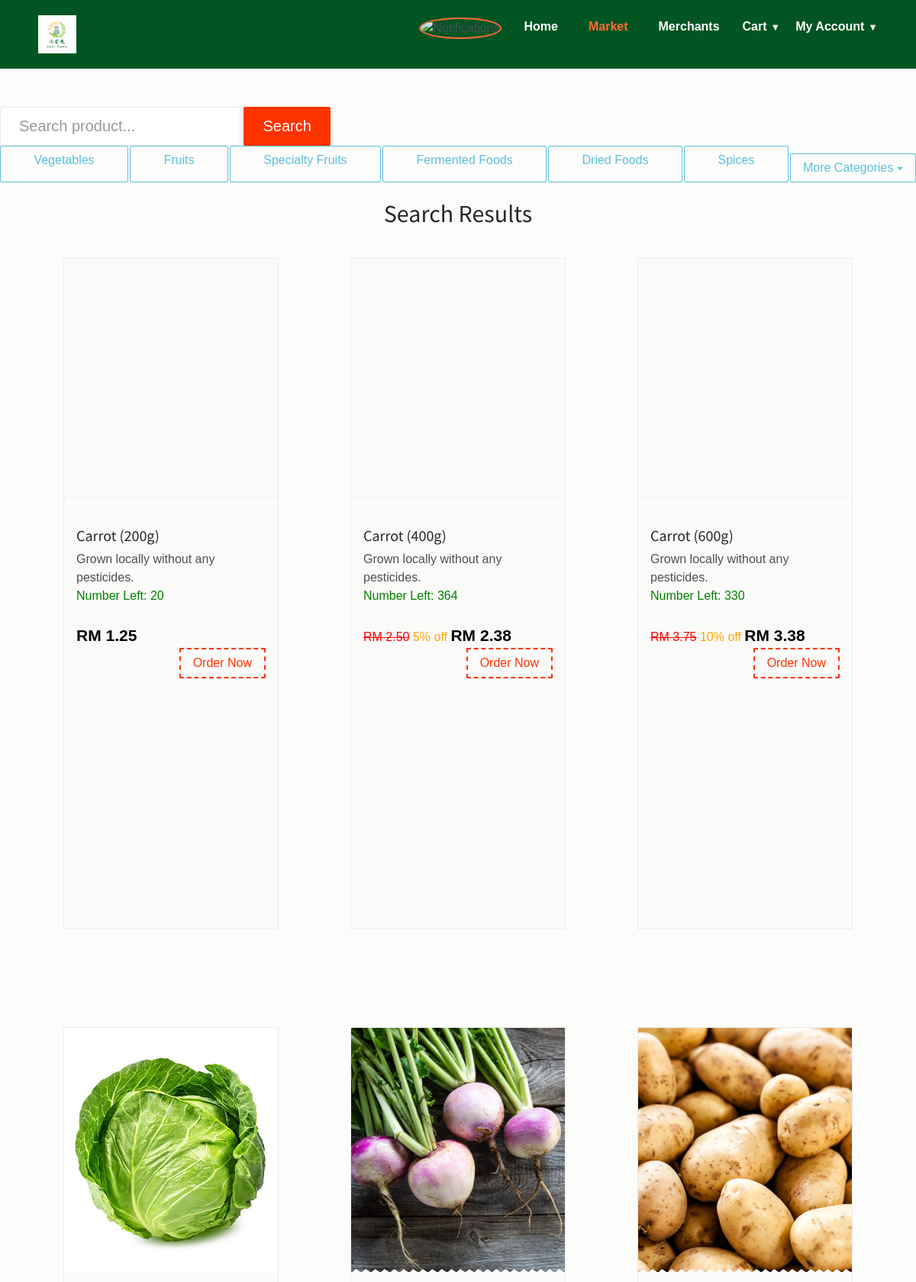
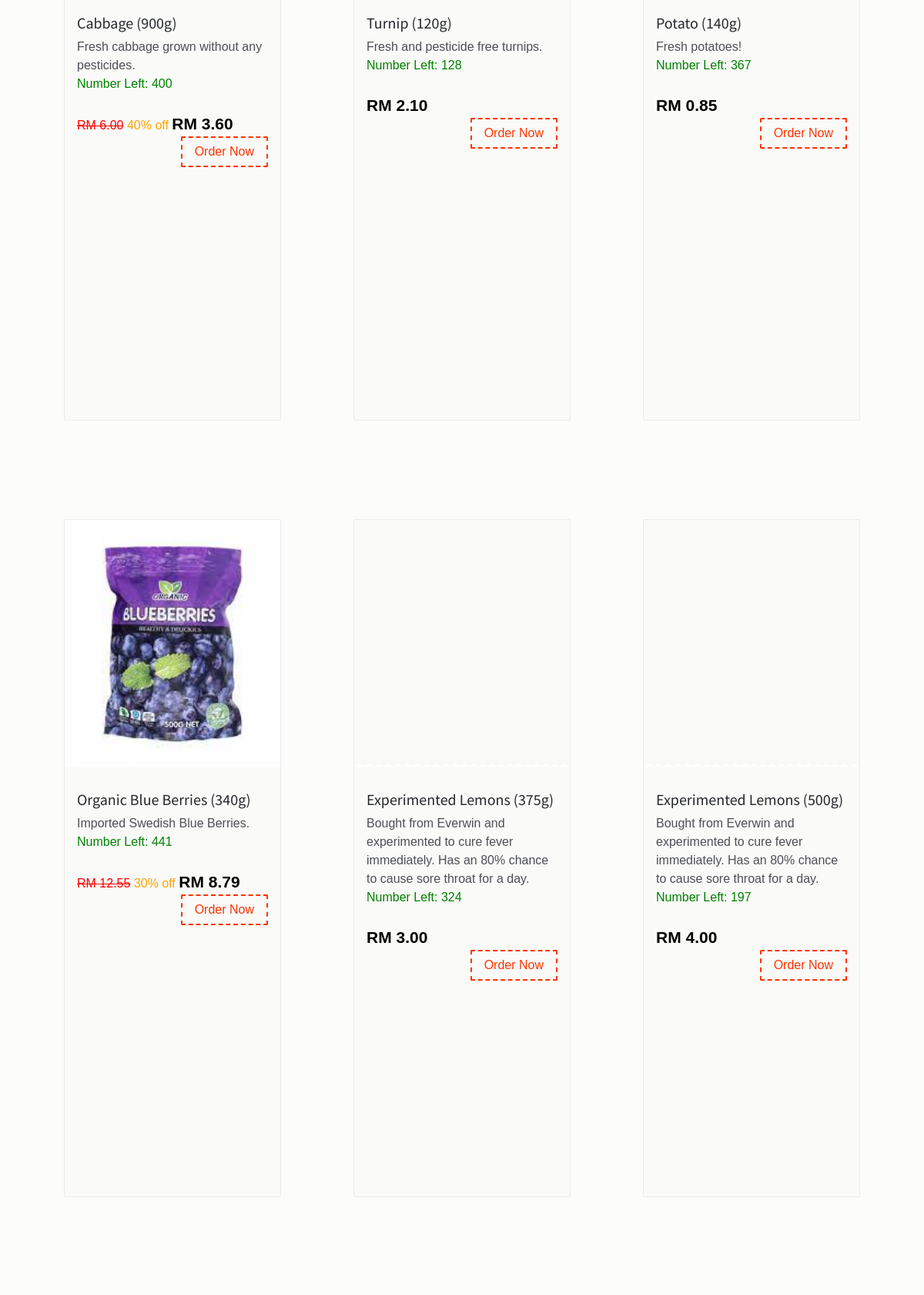
Page /search.php?category=1 (signed in, upper part) on the committed database (2 pictures, top to bottom).
### tables this page shows
CREATE TABLE `categories` (
  `categories_id` int(11) NOT NULL,
  `categories_name` varchar(255) NOT NULL,
  `categories_active` int(11) NOT NULL DEFAULT 0,
  `categories_status` int(11) NOT NULL DEFAULT 0
);

CREATE TABLE `tblprice` (
  `priceNo` int(10) NOT NULL,
  `productID` varchar(30) NOT NULL,
  `proQuant` int(11) NOT NULL,
  `proWeight` int(20) NOT NULL,
  `proPrice` float NOT NULL,
  `proDisc` int(11) NOT NULL DEFAULT 0
);

CREATE TABLE `product` (
  `product_id` int(11) NOT NULL,
  `productCode` varchar(30) NOT NULL,
  `product_name` varchar(255) NOT NULL,
  `product_image` text NOT NULL,
  `descr` varchar(500) NOT NULL,
  `categories_id` int(11) NOT NULL,
  `owner` text NOT NULL,
  `product_date` text NOT NULL,
  `lowStock` int(5) NOT NULL,
  `status` int(11) NOT NULL DEFAULT 0
);

### config/search.php (called while the page is built)
<?php
$max = 12;

### search.php (the view, shortened to what this page needs)
<!DOCTYPE html>
<html lang="en">
<head>
    <link href="css/bootstrap.min.css" rel="stylesheet">
    <link href="css/font-awesome.min.css" rel="stylesheet">
    <link href="css/animsition.min.css" rel="stylesheet">
    <link href="css/animate.css" rel="stylesheet">
    <link href="css/style.css" rel="stylesheet">
</head>
<body class="home">
    <?php
    include("config/connect.php");
    include("config/search.php");
    $currentPage = 'market';
    include("includes/header.php");
    ?>
    <div>
        <div class="banner-form">
            <form class="form-inline" method="get">
                <div class="form-group" style="margin-top:50px;">
                    <div class="form-group">
                        <input type="text" class="form-control form-control-lg" id="searchQuery" name="query" value="<?php if(isset($_GET['query'])) { echo htmlentities ($_GET['query']); }?>" placeholder="Search product...">
                        <input type="submit" class="btn theme-btn btn-lg" value="Search">
                    </div>
                </div>
            </form>
        </div>
        <?php
        include("includes/categories_bar.php");
        ?>
        <br/>
    </div>
    <?php
    echo '<section class="popular">
            <div class="container">
                <div class="title text-xs-center m-b-30">
                    <h2>Search Results</h2>
                </div>
                <div class="row">';
                if (isset($_GET['query']))
                {
                    $query = mysqli_query($db,"SELECT * from product JOIN tblprice ON product.product_id = tblprice.productID WHERE product_name LIKE '%".addslashes($_GET['query'])."%' LIMIT ".$max);
                }
                else if (isset($_GET['category']))
                {
                    $query = mysqli_query($db,"SELECT * from product JOIN tblprice ON product.product_id = tblprice.productID WHERE categories_id = ".addslashes($_GET['category'])." LIMIT ".$max);
                }
                while($product=mysqli_fetch_array($query))
                {
                    echo '<div class="col-xs-12 col-sm-6 col-md-4 food-item">
                            <div class="food-item-wrap">
                                <div class="figure-wrap bg-image search-product" data-image-src="'.$product['product_image'].'">
                                </div>
                                <div class="product content" >
                                    <div class="price-btn-block" data-price-id="'.$product['priceNo'].'" data-product-owner="'.$product['owner'].'">
                                        <a href="products.php?merchant='.$product['owner'].'"> <h5>'.$product['product_name'].' ('.$product['proWeight'].'g)</h5></a>
                                        <div>'.$product['descr'].'</div>
                                        <div class="product-name" style="color: green;">Number Left: '. (int) $product['proQuant'].'</div>';
                                        $stmt = $db->prepare("SELECT price FROM custom_prices WHERE price_id = ? AND user_id = ?");
                                        $stmt->bind_param("ii", $product['priceNo'], $_SESSION['user_id']);
                                        $stmt->execute();
                                        $custom = $stmt->get_result();
                                        $customPrice = number_format($custom->fetch_assoc()['price'], 2, '.', '');
                                        if ($customPrice != 0) {
                                        echo '            <span class="price">RM ' . $customPrice . '</span>';
                                        }
                                        else if ($product['proDisc'] == 0) {
                                        echo '            <span class="price">RM ' . number_format($product['proPrice'], 2) . '</span>';
                                        }
                                        else {
                                        echo '            <a style="text-decoration: line-through; color: red;">RM ' . number_format($product['proPrice'], 2, '.', '') . '</a>
                                                          <a style="color: orange;">'. $product['proDisc'] .'% off</a>
                                                          <span class="price">RM ' . number_format($product['proPrice']*(1-$product['proDisc']/100), 2, '.', '') . '</span>';
                                        }
                                        echo '
                                        <br/><button class="btn theme-btn-dash pull-right addToCart">Order Now</button>
                                    </div>
                                </div>
                            </div>
                        </div>';
                }
        echo   '</div>
            </div>
        </section>';
    ?>
</body>
</html>

### includes/header.php (shortened to what this page needs)
<?php
$query = "SELECT o.order_id, o.order_status, r.title AS restaurant_title, o.last_updated
          FROM orders o
          JOIN restaurant r ON o.order_belong = r.rs_id
          WHERE o.order_status IN (1, 2, 3)
          AND o.is_seen = 0
          AND o.user_id = ?";
if ($stmt = mysqli_prepare($db, $query)) {
    mysqli_stmt_bind_param($stmt, "i", $_SESSION["user_id"]);
    mysqli_stmt_execute($stmt);
    $result = mysqli_stmt_get_result($stmt);
    $notifications = [];
    while ($row = mysqli_fetch_assoc($result)) {
        $formattedDate = date("F j, Y, g:i a", strtotime($row['last_updated']));
        $message = htmlspecialchars($row['restaurant_title'] . ": Order (Order ID: " . $row['order_id'] . ")");
        $notifications[] = [
            'message' => $message,
            'time' => "<div class='notification-last-updated'>Last updated: " . $formattedDate . "</div>"
        ];
    }
}
?>
<!DOCTYPE html>
<html>
<head>
    <link rel="stylesheet" type="text/css" href="landing/style.css" />
</head>
<body>
    <header>
        <img src="landing/logo.png" alt="logo" />
        <ul>
            <li>
                <div class="notification-container">
                    <img src="landing/notification.png" alt="Notifications" class="notification-icon <?php echo count($notifications) > 0 ? 'has-notifications' : ''; ?>" />
                </div>
            </li>
            <li <?php echo ($currentPage == 'home') ? 'class="active"' : ''; ?>><a href="index.php">Home</a></li>
            <li <?php echo ($currentPage == 'market') ? 'class="active"' : ''; ?>><a href="market.php">Market</a></li>
            <li <?php echo ($currentPage == 'merchants') ? 'class="active"' : ''; ?>><a href="merchants.php">Merchants</a></li>
            <li>
                <div class="my_cart_dropdown">
                    <button class="dropbtn">Cart</button>
                </div>
            </li>
            <li>
                <div class="my_account_dropdown">
                    <button class="dropbtn">My Account</button>
                </div>
            </li>
        </ul>
    </header>
</body>
</html>

### includes/categories_bar.php (shortened to what this page needs)
<div class="categories">
    <?php
    $query = "SELECT categories_id, categories_name FROM categories WHERE categories_status = 1";
    $result = mysqli_query($db, $query);
    $count = 0;
    while ($row = mysqli_fetch_assoc($result)) {
        if ($count < 6) {
            echo '<a href="search.php?category='.$row["categories_id"].'" class="btn btn-outline-info category" role="button">'.$row["categories_name"].'</a>';
        } else {
            if ($count == 6) {
                echo '<div class="dropdown">';
                echo '<button class="btn btn-outline-info dropdown-toggle" type="button" id="dropdownMenuButton" data-toggle="dropdown" aria-haspopup="true" aria-expanded="false">';
                echo 'More Categories';
                echo '</button>';
            }
        }
        $count++;
    }
    if ($count >= 6) {
        echo '</div>';
    }
    ?>
</div>

### css/style.css (style rules this page uses)
body { background: rgba(252, 251, 249, 0.68); font-size: 1rem; color: #4d4f56; font-weight: 400; overflow-x: hidden; }
.h1, .h2, .h3, .h4, .h5, .h6, h1, h2, h3, h4, h5, h6 { font-family: "Source Sans Pro", sans-serif; color: #25282b; }
a { color: #f30; }
ul { list-style-type: none; padding: 0; }
.container { max-width: 1270px; width: 94%; }
.form-control { border: 1px solid #eaebeb; border-radius: 2px; }
.form-control-lg, .dropdown-menu, .btn, .btn-group-lg > .btn, .btn-lg, .img-rounded { border-radius: 2px; }
.btn { transition: all .4s; }
.theme-btn { background-color: #f30; border-color: #f30; color: #fff; }
.theme-btn-dash { border: 2px dashed #f30; background-color: transparent; color: #f30; }
.theme-btn-dash:hover, .theme-btn, .theme-btn.btn-lg:hover, .btn-secondary:hover { background-color: #f30; color: #fff; border: 1px solid #f30; }
.m-b-30 { margin-bottom: 30px; }
.popular { background-size: 100%; }
.food-item-wrap { border: 1px solid #eaebeb; border-radius: 2px; overflow: hidden; margin: 0 2em 8em 2em; background: #fafaf8; height: 110vh; }
.food-item-wrap .price { font-size: 21px; font-weight: 700; color: #000; margin-top: 4px; display: inline-block; }
.food-item-wrap .product-name { margin-bottom: 20px; }
.food-item-wrap .content { padding: 2em 1em 3em; }
.food-item-wrap .figure-wrap { position: relative; height: 40vh; }
.food-item-wrap .figure-wrap:after { position: absolute; bottom: -1px; left: 0; content: ""; background: url(../images/zig-zag.png); width: 100%; height: 5px; }
.product { flex-grow: 1; }
.categories { display: flex; gap: 2px; flex-wrap: wrap; }
.categories .category { flex-grow: 1; }
.title { display: flex; flex-direction: column; align-items: center; justify-content: center; margin-bottom: 2em; text-align: center; }
.dropdown { position: relative; display: inline-block; margin-top: 10px; }

### landing/style.css (style rules this page uses)
* { margin: 0; padding: 0; box-sizing: border-box; }
html, body { height: 100%; font-family: 'Arial', sans-serif; }
header { display: flex; justify-content: space-between; align-items: center; padding: 20px 50px; background-color: #005522; position: sticky; top: 0; z-index: 10; }
header img { height: 50px; width: auto; }
header ul { display: flex; gap: 20px; list-style: none; flex-wrap: wrap; }
header li a { flex-shrink: 1; text-decoration: none; color: #FFF; font-weight: bold; padding: 5px 10px; border-radius: 5px; transition: background-color 0.3s; }
header li.active a, header li.active a:hover { color: #FF6B35 !important; background-color: transparent !important; }
.notification-container { position: relative; display: inline-block; cursor: pointer; position: relative; }
.notification-container img { width: 24px; height: 24px; cursor: pointer; }
.notification-icon.has-notifications { border: 2px solid #FF6B35; border-radius: 50%; }
.my_cart_dropdown { position: relative; display: inline-block; }
.my_cart_dropdown .dropbtn { background-color: transparent; color: #fff; font-weight: bold; border: none; cursor: pointer; }
.my_cart_dropdown .dropbtn::after { content: '\25BC'; font-size: 0.8em; margin-left: 5px; }
.my_account_dropdown { position: relative; display: inline-block; }
.my_account_dropdown .dropbtn { background-color: transparent; color: #fff; font-weight: bold; border: none; cursor: pointer; }
.my_account_dropdown .dropbtn::after { content: '\25BC'; font-size: 0.8em; margin-left: 5px; }

### rows in the picture
categories: categories_name "Vegetables"
categories: categories_name "Fruits"
categories: categories_name "Specialty Fruits"
categories: categories_name "Fermented Foods"
categories: categories_name "Dried Foods"
categories: categories_name "Spices"
categories: shows "More Categories"
tblprice: productID.product_name "Carrot", proWeight "200", productID.descr "Grown locally without any pesticides.", proQuant "20", proPrice "1.25"
tblprice: productID.product_name "Carrot", proWeight "400", productID.descr "Grown locally without any pesticides.", proQuant "364", proPrice "2.50", proDisc "5", $product['proPrice']*(1-$product['proDisc']/100) "2.38"
tblprice: productID.product_name "Carrot", proWeight "600", productID.descr "Grown locally without any pesticides.", proQuant "330", proPrice "3.75", proDisc "10", $product['proPrice']*(1-$product['proDisc']/100) "3.38"
tblprice: productID.product_image (picture), productID.product_name "Cabbage", proWeight "900", productID.descr "Fresh cabbage grown without any pesticides.", proQuant "400", proPrice "6.00", proDisc "40", $product['proPrice']*(1-$product['proDisc']/100) "3.60"
tblprice: productID.product_image (picture), productID.product_name "Turnip", proWeight "120", productID.descr "Fresh and pesticide free turnips.", proQuant "128", proPrice "2.10"
tblprice: productID.product_image (picture), productID.product_name "Potato", proWeight "140", productID.descr "Fresh potatoes!", proQuant "367", proPrice "0.85"
tblprice: productID.product_image (picture), productID.product_name "Organic Blue Berries", proWeight "340", productID.descr "Imported Swedish Blue Berries.", proQuant "441", proPrice "12.55", proDisc "30", $product['proPrice']*(1-$product['proDisc']/100) "8.79"
tblprice: productID.product_name "Experimented Lemons", proWeight "375", productID.descr "Bought from Everwin and experimented to cure fever immediately. Has an 80% chance to cause sore throat for a day.", proQuant "324", proPrice "3.00"
tblprice: productID.product_name "Experimented Lemons", proWeight "500", productID.descr "Bought from Everwin and experimented to cure fever immediately. Has an 80% chance to cause sore throat for a day.", proQuant "197", proPrice "4.00"
